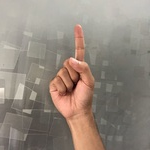
#> input picture dataset/finger_1/01_F1D022044_1_3.jpg, 150 x 150 px; its folder holds only this picture in this run
$ jupyter execute --allow-errors percobaan_1.ipynb
#> lines starting #> are read from the running program, lines starting #| are printed output that depends on the picture
[cell 1]
import cv2 as cv
import numpy as np
import matplotlib.pyplot as plt
import os
import pandas as pd

## Data Loading

[cell 2]
folders = [
    "dataset/finger_1/",
    "dataset/finger_2/",
    "dataset/finger_3/",
    "dataset/finger_4/",
    "dataset/finger_5/",
]

labels = [os.path.basename(folder[:-1]) for folder in folders]
data = []
labels = []
file_name = []

target_size = (150, 150)

for folder in folders:
    label = os.path.basename(folder[:-1])
    if not os.path.exists(folder):
        print(f"Folder {folder} tidak ditemukan.")
        continue
    dataset = os.listdir(folder)
    for file in dataset:
        img_path = os.path.join(folder, file)
        name = os.path.splitext(file)[0]
        temp = cv.imread(img_path)
#> temp is the input picture: shape (150, 150, 3); mean B, G, R 125.6, 136.2, 147.9
        if temp is None:
            print(f"Gagal membaca gambar {img_path}")
            continue
        gray_img = cv.cvtColor(temp, cv.COLOR_BGR2GRAY)
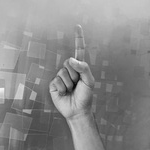
#> gray_img: shape (150, 150); min 6, max 243, mean 138.5
        resized_img = cv.resize(gray_img, target_size)
        data.append(resized_img)
        labels.append(label)
        file_name.append(name)

[cell 3]
data = np.array(data)
data_labels = np.array(labels)

def explore_data(data, labels):
    print(f"Total jumlah data: {len(data)}")

    unique_labels, counts = np.unique(labels, return_counts=True)
    print(f"Distribusi data:\n")
    for label, count in zip(unique_labels, counts):
        print(f"{label}: {count} images")

    plt.figure(figsize=(10, 5))
    plt.bar(unique_labels, counts, color='blue')
    plt.xlabel('Labels')
    plt.ylabel('Number of Images')
    plt.title('Distribusi Data')
    plt.show()
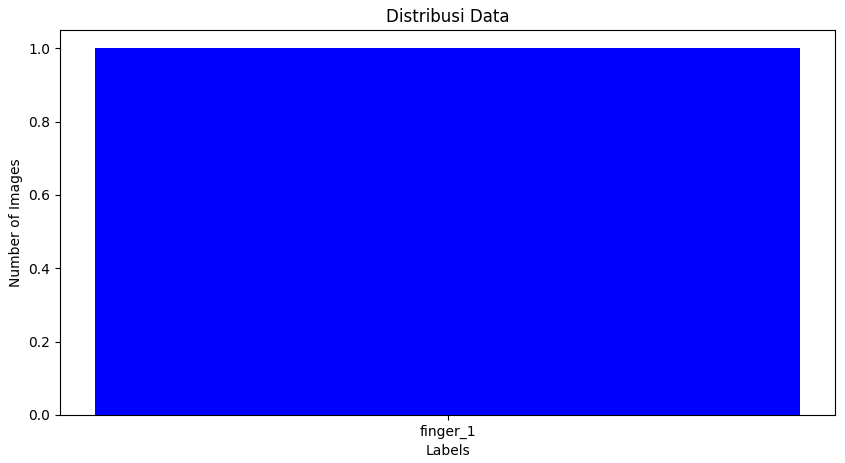
#> figure drawn by matplotlib, 1 panel

    if len(data) > 0:
        num_samples = min(5, len(unique_labels))
        sampled_indices = []
        sampled_labels = np.random.choice(unique_labels, num_samples, replace=False)
        for label in sampled_labels:
            label_indices = np.where(labels == label)[0]
            chosen_index = np.random.choice(label_indices)
            sampled_indices.append(chosen_index)

        fig, axes = plt.subplots(1, num_samples, figsize=(15, 5))
        for i, ax in enumerate(axes):
            ax.imshow(data[sampled_indices[i]], cmap='gray')
            ax.set_title(labels[sampled_indices[i]])
            ax.axis('off')
        plt.show()
    else:
        print("Tidak ada data untuk ditampilkan.")

    print("Karakteristik data:")
    for i, (img, label) in enumerate(zip(data[:5], labels[:5])):
        print(f"Sample {i+1} - Label: {label}")
        print(f"  - Ukuran: {img.shape}")
        print(f"  - Nilai piksel min: {img.min()}, max: {img.max()}")
        print(f"  - Mean piksel: {img.mean()}")
        print(f"  - Std piksel: {img.std()}\n")

#> (the rest of this cell did not finish here and is left out)

[cell 4]
def normalization(image):
    min_value = np.min(image)
    max_value = np.max(image)

    imgNormal = (image - min_value) / (max_value - min_value)
    uint8_img = (imgNormal * 255).astype(np.uint8)

    return uint8_img

savePath = "dataset2/"
for i in range(len(data)):
    norm = normalization(data[i])
    res = cv.resize(norm, (150, 150), interpolation = cv.INTER_NEAREST)
    data[i] = res
    save = savePath + file_name[i] + ".jpg"
    cv.imwrite(save, data[i])

## Data Preparation

### Data Augmentation

[cell 5]
import random

# Fungsi untuk menerapkan rotasi
def rotate_image(image, angle):
    center = (image.shape[1] // 2, image.shape[0] // 2)
    matrix = cv.getRotationMatrix2D(center, angle, 1.0)
    rotated = cv.warpAffine(image, matrix, (image.shape[1], image.shape[0]))
    return rotated

# Fungsi untuk menerapkan dilasi
def dilate_image(image, kernel_size=(5, 5)):
    kernel = np.ones(kernel_size, np.uint8)
    dilated = cv.dilate(image, kernel, iterations=1)
    return dilated

# Fungsi untuk menerapkan mirror (flip)
def flip_image(image, flip_code):
    flipped = cv.flip(image, flip_code)
    return flipped

# Fungsi untuk menerapkan translasi
def translate_image(image, tx, ty):
    matrix = np.float32([[1, 0, tx], [0, 1, ty]])
    translated = cv.warpAffine(image, matrix, (image.shape[1], image.shape[0]))
    return translated

# Fungsi untuk melakukan augmentasi gambar secara acak
def augment_image(image):
    augmentations = [
        lambda img: rotate_image(img, random.uniform(-30, 30)),
        lambda img: dilate_image(img),
        lambda img: flip_image(img, 1),  # Horizontal flip
        lambda img: flip_image(img, 0),  # Vertical flip
        lambda img: translate_image(img, random.uniform(-10, 10), random.uniform(-10, 10))
    ]
    num_augmentations = random.randint(1, 3)
    augmented_image = image.copy()
    for _ in range(num_augmentations):
        aug = random.choice(augmentations)
        augmented_image = aug(augmented_image)
    return augmented_image

# Fungsi utama untuk memproses dataset
def process_dataset(folders, num_samples_to_show=5):
#> called with num_samples_to_show = 5
    data = []
    data_labels = []
    augmented_data = []

    for folder in folders:
        label = os.path.basename(folder[:-1])
        if not os.path.exists(folder):
            print(f"Folder {folder} tidak ditemukan.")
            continue
        dataset = os.listdir(folder)
        for file in dataset:
            img_path = os.path.join(folder, file)
            name = os.path.splitext(file)[0]
            temp = cv.imread(img_path, cv.IMREAD_GRAYSCALE)
#> temp: shape (150, 150); min 0, max 243, mean 138.5
            if temp is None:
                print(f"Gagal membaca gambar {img_path}")
                continue
            data.append(temp)
            data_labels.append(label)
            augmented_data.append(augment_image(temp))
#> the loop in augment_image, `for _ in range(num_augmentations):` made 2 passes
#> pass 1, in flip_image, `flipped = cv.flip(image, flip_code)`:
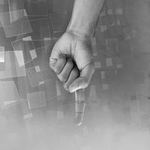
#> flipped: shape (150, 150); min 0, max 243, mean 138.5

    # Tampilkan beberapa gambar asli dan hasil augmentasi secara acak
    num_samples = min(num_samples_to_show, len(augmented_data))
    sampled_indices = random.sample(range(len(augmented_data)), num_samples)

    fig, axes = plt.subplots(2, num_samples, figsize=(20, 5))
    for i, idx in enumerate(sampled_indices):
        axes[0, i].imshow(data[idx], cmap='gray')
        axes[0, i].set_title(f'Original {data_labels[idx]}')
        axes[0, i].axis('off')
        axes[1, i].imshow(augmented_data[idx], cmap='gray')
        axes[1, i].set_title(f'Augmented {data_labels[idx]}')
        axes[1, i].axis('off')
#> the loop in augment_image (call 2), `for _ in range(num_augmentations):` made 2 passes
#> pass 1, in flip_image (call 2), `flipped = cv.flip(image, flip_code)`:
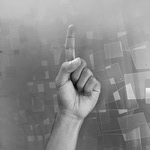
#> flipped: shape (150, 150); min 0, max 243, mean 138.5
    plt.show()

#> (the rest of this cell did not finish here and is left out)

### Preprocessing

#### Preprocessing 1

[cell 6]
def equalize_image(image):
    equalized = cv.equalizeHist(image)
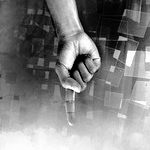
#> equalized: shape (150, 150); min 0, max 255, mean 128.6
    return equalized

[cell 7]
def process_dataset(folders, num_samples_to_show=5):
    data = []
    data_labels = []
    augmented_data = []
    equalized_data = []

    for folder in folders:
        label = os.path.basename(folder[:-1])
        if not os.path.exists(folder):
            print(f"Folder {folder} tidak ditemukan.")
            continue
        dataset = os.listdir(folder)
        for file in dataset:
            img_path = os.path.join(folder, file)
            name = os.path.splitext(file)[0]
            temp = cv.imread(img_path, cv.IMREAD_GRAYSCALE)
            if temp is None:
                print(f"Gagal membaca gambar {img_path}")
                continue
            data.append(temp)
            data_labels.append(label)
            augmented_img = augment_image(temp)
            augmented_data.append(augmented_img)
            equalized_img = equalize_image(augmented_img)
            equalized_data.append(equalized_img)

    # Tampilkan beberapa gambar asli, hasil augmentasi, hasil ekualisasi, dan hasil deteksi tepi secara acak
    num_samples = min(num_samples_to_show, len(equalized_data))
    sampled_indices = random.sample(range(len(equalized_data)), num_samples)

    fig, axes = plt.subplots(2, num_samples, figsize=(20, 5))
    for i, idx in enumerate(sampled_indices):
        axes[0, i].imshow(data[idx], cmap='gray')
        axes[0, i].set_title(f'Original {data_labels[idx]}')
        axes[0, i].axis('off')
        axes[1, i].imshow(equalized_data[idx], cmap='gray')
        axes[1, i].set_title(f'Equalized {data_labels[idx]}')
        axes[1, i].axis('off')
#> the loop in augment_image (call 3), `for _ in range(num_augmentations):` made 3 passes
#> pass 1, in dilate_image, `dilated = cv.dilate(image, kernel, iterations=1)`:
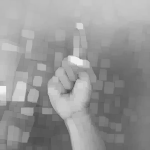
#> dilated: shape (150, 150); min 76, max 243, mean 150.9
#> in equalize_image (call 2), `equalized = cv.equalizeHist(image)`:
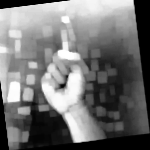
#> equalized: shape (150, 150); min 0, max 255, mean 114.7
    plt.show()

#> (the rest of this cell did not finish here and is left out)

#### Preprocessing 2

[cell 8]
def edge_detection(image):
    edges = cv.Canny(image, 100, 200)
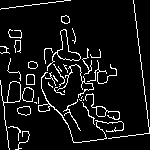
#> edges: shape (150, 150); 8% white in thin lines or dots
    return edges

[cell 9]
def process_dataset(folders, num_samples_to_show=5):
    data = []
    data_labels = []
    augmented_data = []
    equalized_data = []
    edge_detected_data = []

    for folder in folders:
        label = os.path.basename(folder[:-1])
        if not os.path.exists(folder):
            print(f"Folder {folder} tidak ditemukan.")
            continue
        dataset = os.listdir(folder)
        for file in dataset:
            img_path = os.path.join(folder, file)
            name = os.path.splitext(file)[0]
            temp = cv.imread(img_path, cv.IMREAD_GRAYSCALE)
            if temp is None:
                print(f"Gagal membaca gambar {img_path}")
                continue
            data.append(temp)
            data_labels.append(label)
            augmented_img = augment_image(temp)
            augmented_data.append(augmented_img)
            equalized_img = equalize_image(augmented_img)
            equalized_data.append(equalized_img)
            edges_img = edge_detection(equalized_img)
            edge_detected_data.append(edges_img)

    # Tampilkan beberapa gambar asli, hasil augmentasi, hasil ekualisasi, dan hasil deteksi tepi secara acak
    num_samples = min(num_samples_to_show, len(edge_detected_data))
    sampled_indices = random.sample(range(len(edge_detected_data)), num_samples)

    fig, axes = plt.subplots(2, num_samples, figsize=(20, 5))
    for i, idx in enumerate(sampled_indices):
        axes[0, i].imshow(data[idx], cmap='gray')
        axes[0, i].set_title(f'Original {data_labels[idx]}')
        axes[0, i].axis('off')
        axes[1, i].imshow(edge_detected_data[idx], cmap='gray')
        axes[1, i].set_title(f'Edges {data_labels[idx]}')
        axes[1, i].axis('off')
    plt.show()

#> (the rest of this cell did not finish here and is left out)

### Feature Extraction

[cell 10]
def is_index_valid(arr, i, j):
    return 0<=i<len(arr) and 0<=j<len(arr[0])

[cell 11]
def normDegree(image):
    sum = np.sum(image)
    result = np.zeros(image.shape)
    result = image/sum
    return result

[cell 12]
def degree0(image):
    result = np.zeros(image.shape)

[cell 13]
def derajat0(image):
    result = np.zeros((256, 256))
    for i in range(image.shape[0]):
        for j in range(image.shape[1]):
            if is_index_valid(image, i, j+1):
                result[image[i,j], image[i, j+1]] += 1
    result = result+result.T
    result = normDegree(result)
    return result

def derajat45(image):
    result = np.zeros((256, 256))
    for i in range(image.shape[0]):
        for j in range(image.shape[1]):
            if is_index_valid(image, i-1, j+1):
                result[image[i,j], image[i-1, j+1]] += 1
    result = result+result.T
    result = normDegree(result)
    return result

def derajat90(image):
    result = np.zeros((256, 256))
    for i in range(image.shape[0]):
        for j in range(image.shape[1]):
            if is_index_valid(image, i-1, j):
                result[image[i,j], image[i-1, j]] += 1
    result = result+result.T
    result = normDegree(result)
    return result

def derajat135(image):
    result = np.zeros((256, 256))
    for i in range(image.shape[0]):
        for j in range(image.shape[1]):
            if is_index_valid(image, i-1, j-1):
                result[image[i,j], image[i-1, j-1]] += 1
    result = result+result.T
    result = normDegree(result)
    return result

[cell 14]
def contrast(matriks):
    result = 0
    for i in range(matriks.shape[0]):
        for j in range(matriks.shape[1]):
            result += (i-j)**2 * matriks[i, j]
    return result

def dissimilarity(matriks):
    result = 0
    for i in range(matriks.shape[0]):
        for j in range(matriks.shape[1]):
            result += abs(i-j) * matriks[i, j]
    return result

def homogenity(matriks):
    result = 0
    for i in range(matriks.shape[0]):
        for j in range(matriks.shape[1]):
            result += matriks[i, j] / (1 + abs(i-j))
    return result

def entropy(matriks):
    result = 0
    for i in range(matriks.shape[0]):
        for j in range(matriks.shape[1]):
            if matriks[i, j] != 0:
                result -= matriks[i, j] * np.log2(matriks[i, j])
    return result

def asm(matriks):
    result = np.sum(matriks**2)
    return result

def energy(matriks):
    result = np.sqrt(np.sum(matriks**2))
    return result

def idxMiu(matriks):
    row, col = matriks.shape
    indices_i, indices_j = np.indices((row, col))
    miu_i = np.sum(indices_i * matriks)
    miu_j = np.sum(indices_j * matriks)
    return miu_i, miu_j

def standartDeviation(matriks):
    row, col = matriks.shape
    indices_i, indices_j = np.indices((row, col))
    miu_i, miu_j = idxMiu(matriks)
    standartDev_i = np.sqrt(np.sum((indices_i - miu_i)**2 * matriks))
    standartDev_j = np.sqrt(np.sum((indices_j - miu_j)**2 * matriks))
    return standartDev_i, standartDev_j

def correlation(matriks):
    row, col = matriks.shape
    indices_i, indices_j = np.indices((row, col))
    miu_i, miu_j = idxMiu(matriks)
    standartDev_i, standartDev_j = standartDeviation(matriks)
    result = np.sum((indices_i - miu_i) * (indices_j - miu_j) * matriks) / (standartDev_i * standartDev_j)
    return result

[cell 15]
degree_0 = []
degree_45 = []
degree_90 = []
degree_135 = []
for i in range(len(data)):
    temp0 = derajat0(data[i])
    temp45 = derajat45(data[i])
    temp90 = derajat90(data[i])
    temp135 = derajat135(data[i])
    degree_0.append(temp0)
    degree_45.append(temp45)
    degree_90.append(temp90)
    degree_135.append(temp135)

[cell 16]
contrast0 = []
contrast45 = []
contrast90 = []
contrast135 = []
for i in range(len(data)):
    temp0 = contrast(degree_0[i])
    temp45 = contrast(degree_45[i])
    temp90 = contrast(degree_90[i])
    temp135 = contrast(degree_135[i])
    contrast0.append(temp0)
    contrast45.append(temp45)
    contrast90.append(temp90)
    contrast135.append(temp135)

[cell 17]
dissimilarity0 = []
dissimilarity45 = []
dissimilarity90 = []
dissimilarity135 = []
for i in range(len(data)):
    temp0 = dissimilarity(degree_0[i])
    temp45 = dissimilarity(degree_45[i])
    temp90 = dissimilarity(degree_90[i])
    temp135 = dissimilarity(degree_135[i])
    dissimilarity0.append(temp0)
    dissimilarity45.append(temp45)
    dissimilarity90.append(temp90)
    dissimilarity135.append(temp135)

[cell 18]
homogenity0 = []
homogenity45 = []
homogenity90 = []
homogenity135 = []
for i in range(len(data)):
    temp0 = homogenity(degree_0[i])
    temp45 = homogenity(degree_45[i])
    temp90 = homogenity(degree_90[i])
    temp135 = homogenity(degree_135[i])
    homogenity0.append(temp0)
    homogenity45.append(temp45)
    homogenity90.append(temp90)
    homogenity135.append(temp135)

[cell 19]
energy0 = []
energy45 = []
energy90 = []
energy135 = []
for i in range(len(data)):
    temp0 = energy(degree_0[i])
    temp45 = energy(degree_45[i])
    temp90 = energy(degree_90[i])
    temp135 = energy(degree_135[i])
    energy0.append(temp0)
    energy45.append(temp45)
    energy90.append(temp90)
    energy135.append(temp135)

[cell 20]
correlation0 = []
correlation45 = []
correlation90 = []
correlation135 = []
for i in range(len(data)):
    temp0 = correlation(degree_0[i])
    temp45 = correlation(degree_45[i])
    temp90 = correlation(degree_90[i])
    temp135 = correlation(degree_135[i])
    correlation0.append(temp0)
    correlation45.append(temp45)
    correlation90.append(temp90)
    correlation135.append(temp135)
#> this loop made 1 pass
#> pass 1, in correlation, `indices_i, indices_j = np.indices((row, col))`:
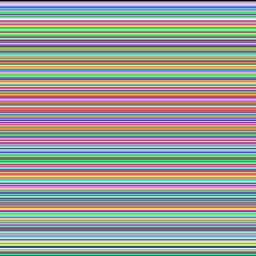
#> indices_i: shape (256, 256) int64; 256 distinct labels, from 0 to 255; one colour per label, 0 black
#> pass 1, in correlation, `indices_i, indices_j = np.indices((row, col))`:
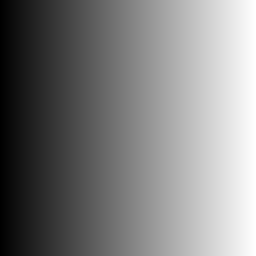
#> indices_j: shape (256, 256) int64; min 0, max 255, mean 127.5

[cell 21]
entropy0 = []
entropy45 = []
entropy90 = []
entropy135 = []
for i in range(len(data)):
    temp0 = entropy(degree_0[i])
    temp45 = entropy(degree_45[i])
    temp90 = entropy(degree_90[i])
    temp135 = entropy(degree_135[i])
    entropy0.append(temp0)
    entropy45.append(temp45)
    entropy90.append(temp90)
    entropy135.append(temp135)

[cell 22]
asm0 = []
asm45 = []
asm90 = []
asm135 = []
for i in range(len(data)):
    temp0 = asm(degree_0[i])
    temp45 = asm(degree_45[i])
    temp90 = asm(degree_90[i])
    temp135 = asm(degree_135[i])
    asm0.append(temp0)
    asm45.append(temp45)
    asm90.append(temp90)
    asm135.append(temp135)
